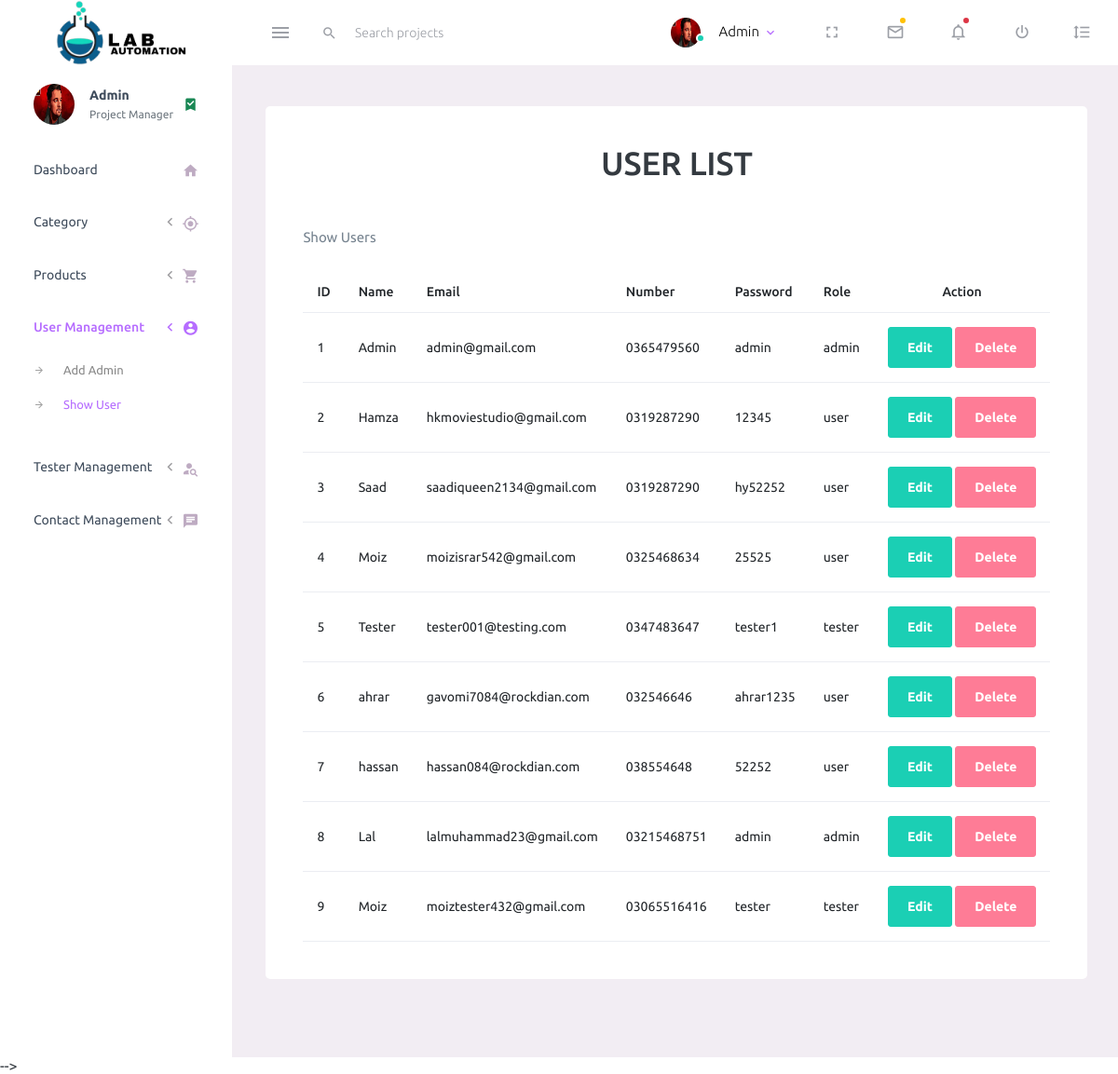
/Project/admin/showUser.php (signed in), run on the app's committed database.
### tables this page shows
CREATE TABLE `users` (
  `id` int(11) NOT NULL,
  `name` varchar(20) NOT NULL,
  `email` varchar(255) NOT NULL,
  `num` text NOT NULL,
  `img` varchar(255) NOT NULL,
  `password` varchar(20) NOT NULL,
  `role` varchar(11) NOT NULL DEFAULT 'user'
);

### Project/admin/showUser.php (the view, shortened to what this page needs)
<!DOCTYPE html>
<html lang="en">
<head>
</head>
<body>
    <?php include 'header.php';
          include 'config.php';
    ?>
<div class="content-wrapper">
            <div class="row">
              <div class="col-12 grid-margin stretch-card">
                <div class="card">
                  <div class="card-body">
                    <h1 class="h1 text-center mb-5">USER LIST</h1>
                    <p class="card-description">Show Users</p>
                    <table class="table table-hover">
                    <thead class="">
                        <tr>
                            <th scope="col">ID</th>
                            <th scope="col">Name</th>
                            <th scope="col">Email</th>
                            <th scope="col">Number</th>
                            <th scope="col">Password</th>
                            <th scope="col">Role</th>
                            <th scope="col" class="text-center">Action</th>
                        </tr>
                    </thead>
                    <tbody>
                        <?php
                            $query = "SELECT * FROM `users`";
                            $res = mysqli_query($con,$query);
                            while($row = mysqli_fetch_assoc($res)){
                        ?>
                        <tr>
                            <td><?php echo $row['id']?></td>
                            <td><?php echo $row['name']?></td>
                            <td><?php echo $row['email']?></td>
                            <td><?php echo $row['num']?></td>
                            <td><?php echo $row['password']?></td>
                            <td><?php echo $row['role']?></td>
                            <td class="text-center">
                                <a href="editeuser.php?id=<?php echo $row['id']?>" class="btn btn-success " style="padding:14px 20px;">Edit</a>
                                <a href="deleteuser.php?id=<?php echo $row['id']?>" class="btn btn-danger " style="padding:14px 20px;">Delete</a>
                            </td>
                        </tr>
                        <?php }?>
                    </tbody>
                </table>
                  </div>
                </div>
              </div>
            </div>
          </div>
</body>
</html>

### Project/admin/header.php (shortened to what this page needs)
<?php
include "config.php";
$id = $_SESSION['id'];
$query = "select * from users where id  ='$id'";
$result= mysqli_query($con,$query);
$row = mysqli_fetch_assoc($result);
?>
<!DOCTYPE html>
<html lang="en">
  <head>
    <link rel="stylesheet" href="assets/vendors/mdi/css/materialdesignicons.min.css">
    <link rel="stylesheet" href="assets/vendors/css/vendor.bundle.base.css">
    <link rel="stylesheet" href="assets/css/style.css">
  </head>
  <body>
      <nav class="navbar default-layout-navbar col-lg-12 col-12 p-0 fixed-top d-flex flex-row">
        <div class="text-center navbar-brand-wrapper d-flex align-items-center justify-content-center">
          <a class="navbar-brand brand-logo" href="index.html"><img src="assets/images/LAB-removebg-preview.png" alt="logo" style="height: auto;"/></a>
        </div>
        <div class="navbar-menu-wrapper d-flex align-items-stretch">
          <button class="navbar-toggler navbar-toggler align-self-center" type="button" data-toggle="minimize">
            <span class="mdi mdi-menu"></span>
          </button>
          <div class="search-field d-none d-md-block">
            <form class="d-flex align-items-center h-100" action="#">
              <div class="input-group">
                <div class="input-group-prepend bg-transparent">
                  <i class="input-group-text border-0 mdi mdi-magnify"></i>
                </div>
                <input type="text" class="form-control bg-transparent border-0" placeholder="Search projects">
              </div>
            </form>
          </div>
          <ul class="navbar-nav navbar-nav-right">
            <li class="nav-item nav-profile dropdown">
              <a class="nav-link dropdown-toggle" id="profileDropdown" href="#" data-bs-toggle="dropdown" aria-expanded="false">
                <div class="nav-profile-img">
                  <img src="uploads/<?php echo $row["img"]?>" alt="image">
                  <span class="availability-status online"></span>
                </div>
                <div class="nav-profile-text">
                  <p class="mb-1 text-black"> <?php
                                if(isset($_SESSION['name'])){
                                    echo $_SESSION['name'];
                                }
                                ?></p>
                </div>
              </a>
            </li>
            <li class="nav-item d-none d-lg-block full-screen-link">
              <a class="nav-link">
                <i class="mdi mdi-fullscreen" id="fullscreen-button"></i>
              </a>
            </li>
            <li class="nav-item dropdown">
              <a class="nav-link count-indicator dropdown-toggle" id="messageDropdown" href="#" data-bs-toggle="dropdown" aria-expanded="false">
                <i class="mdi mdi-email-outline"></i>
                <span class="count-symbol bg-warning"></span>
              </a>
            </li>
            <li class="nav-item dropdown">
              <a class="nav-link count-indicator dropdown-toggle" id="notificationDropdown" href="#" data-bs-toggle="dropdown">
                <i class="mdi mdi-bell-outline"></i>
                <span class="count-symbol bg-danger"></span>
              </a>
            </li>
            <li class="nav-item nav-logout d-none d-lg-block">
              <a class="nav-link" href="logout.php">
                <i class="mdi mdi-power"></i>
              </a>
            </li>
            <li class="nav-item nav-settings d-none d-lg-block">
              <a class="nav-link" href="#">
                <i class="mdi mdi-format-line-spacing"></i>
              </a>
            </li>
          </ul>
        </div>
      </nav>
      <div class="container-fluid page-body-wrapper">
        <nav class="sidebar sidebar-offcanvas" id="sidebar">
          <ul class="nav">
            <li class="nav-item nav-profile">
              <a href="#" class="nav-link">
                <div class="nav-profile-image">
                  <img src="uploads/<?php echo $row["img"]?>" alt="profile">
                </div>
                <div class="nav-profile-text d-flex flex-column">
                  <span class="font-weight-bold mb-2"> <?php
                                if(isset($_SESSION['name'])){
                                    echo $_SESSION['name'];
                                }
                                ?></span>
                  <span class="text-secondary text-small">Project Manager</span>
                </div>
                <i class="mdi mdi-bookmark-check text-success nav-profile-badge"></i>
              </a>
            </li>
            <li class="nav-item">
              <a class="nav-link" href="index.php">
                <span class="menu-title">Dashboard</span>
                <i class="mdi mdi-home menu-icon"></i>
              </a>
            </li>
            <li class="nav-item">
              <a class="nav-link" data-bs-toggle="collapse" href="#ui-basic" aria-expanded="false" aria-controls="ui-basic">
                <span class="menu-title">Category</span>
                <i class="menu-arrow"></i>
                <i class="mdi mdi-crosshairs-gps menu-icon"></i>
              </a>
            </li>
            <li class="nav-item">
              <a class="nav-link" data-bs-toggle="collapse" href="#ui-basic1" aria-expanded="false" aria-controls="ui-basic1">
                <span class="menu-title">Products</span>
                <i class="menu-arrow"></i>
                <i class="mdi mdi-cart menu-icon"></i>
              </a>
            </li>
            <li class="nav-item">
              <a class="nav-link" data-bs-toggle="collapse" href="#ui-basic2" aria-expanded="false" aria-controls="ui-basic2">
                <span class="menu-title">User Management</span>
                <i class="menu-arrow"></i>
                <i class="mdi mdi-account-circle menu-icon"></i>
              </a>
              <div class="collapse" id="ui-basic2">
                <ul class="nav flex-column sub-menu">
                  <li class="nav-item"> <a class="nav-link" href="addAdmin.php">Add Admin</a></li>
                  <li class="nav-item"> <a class="nav-link" href="showUser.php">Show User</a></li>
                </ul>
              </div>
            </li>
            <li class="nav-item">
              <a class="nav-link" data-bs-toggle="collapse" href="#ui-basic5" aria-expanded="false" aria-controls="ui-basic5">
                <span class="menu-title">Tester Management</span>
                <i class="menu-arrow"></i>
                <i class="mdi mdi-account-search menu-icon"></i>
              </a>
            </li>
            <li class="nav-item">
              <a class="nav-link" data-bs-toggle="collapse" href="#ui-basic8" aria-expanded="false" aria-controls="ui-basic8">
                <span class="menu-title">Contact Management</span>
                <i class="menu-arrow"></i>
                <i class="mdi mdi-message-text menu-icon"></i>
              </a>
            </li>
          </ul>
        </nav>

### Project/admin/footer.php (shortened to what this page needs)
        </div>
  </body>
</html>

### data on the page
users: img (picture), id "1", name "Admin", email "admin@gmail.com", num "0365479560", password "admin", role "admin"
users: id "2", name "Hamza", email "hkmoviestudio@gmail.com", num "0319287290", password "12345", role "user"
users: id "3", name "Saad", email "saadiqueen2134@gmail.com", num "0319287290", password "hy52252", role "user"
users: id "4", name "Moiz", email "moizisrar542@gmail.com", num "0325468634", password "25525", role "user"
users: id "5", name "Tester", email "tester001@testing.com", num "0347483647", password "tester1", role "tester"
users: id "6", name "ahrar", email "gavomi7084@rockdian.com", num "032546646", password "ahrar1235", role "user"
users: id "7", name "hassan", email "hassan084@rockdian.com", num "038554648", password "52252", role "user"
users: id "8", name "Lal", email "lalmuhammad23@gmail.com", num "03215468751", password "admin", role "admin"
users: id "9", name "Moiz", email "moiztester432@gmail.com", num "03065516416", password "tester", role "tester"

### other printed values
$_SESSION['name'] "Admin"
